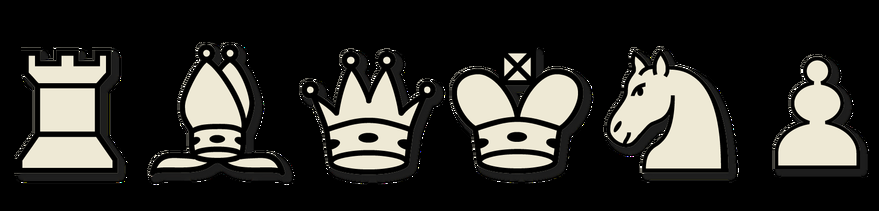
#> input picture soft/p1_primeri/primer1/figures.png, 879 x 211 px
$ jupyter execute --allow-errors ocr_projekat.ipynb   (shell and % lines are left out)   (Python 2 division)   (older library calls are emulated)
#> lines starting #> are read from the running program, lines starting #| are printed output that depends on the picture; after the words box and inside, x2 and y2 are one past the last pixel; in counts of white or black regions, pixels touching at a corner belong together
## OCR PROJEKAT

### Prepoznavanje sahovske table i sahovskih figura

[cell 1]
#import potrebnih biblioteka
import cv2
import collections
import numpy as np
import scipy as sc
import matplotlib.pyplot as plt

# k-means
from sklearn.cluster import KMeans

# keras
from keras.models import Sequential
from keras.layers.core import Dense,Activation
from keras.optimizers import SGD

import matplotlib.pylab as pylab
pylab.rcParams['figure.figsize'] = 16, 12 # za prikaz većih slika i plotova, zakomentarisati ako nije potrebno

#Funkcionalnost implementirana u V1
def load_image(path):
#> called with path = 'figures.png'
    return cv2.cvtColor(cv2.imread(path), cv2.COLOR_BGR2RGB)
def image_gray(image):
    return cv2.cvtColor(image, cv2.COLOR_RGB2GRAY)
#> returned value: shape (211, 879)
def image_bin(image_gs):
    ret,image_bin = cv2.threshold(image_gs, 127, 255, cv2.THRESH_BINARY)
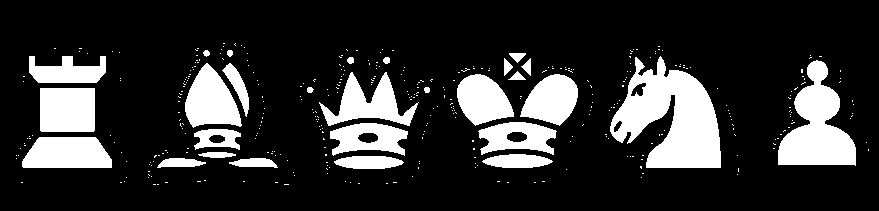
#> image_bin: shape (211, 879); 18.7% white; 384 white regions (356 under 20 px)
    return image_bin
def image_bin_adaptive(image_gs):
    image_bin = cv2.adaptiveThreshold(image_gs, 255, cv2.ADAPTIVE_THRESH_MEAN_C, cv2.THRESH_BINARY, 35, 10)
    return image_bin
def invert(image):
    return 255-image
def display_image(image, color= False):
    if color:
        plt.imshow(image)
    else:
        plt.imshow(image, 'gray')
def dilate(image):
    kernel = np.ones((3,3)) # strukturni element 3x3 blok
    return cv2.dilate(image, kernel, iterations=1)
def erode(image):
    kernel = np.ones((3,3)) # strukturni element 3x3 blok
    return cv2.erode(image, kernel, iterations=1)

#Funkcionalnost implementirana u V2
def resize_region(region):
    resized = cv2.resize(region,(28,28), interpolation = cv2.INTER_NEAREST)
    return resized
def scale_to_range(image):
    return image / 255
def matrix_to_vector(image):
    return image.flatten()
# [5 lines left out: function prepare_for_ann, not called in this run]
def convert_output(outputs):
    return np.eye(len(outputs))
def winner(output):
    return max(enumerate(output), key=lambda x: x[1])[0]

def remove_noise(binary_image):
    ret_val = binary_image

    return ret_val

[cell 2]
def select_roi(image_orig, image_bin):
    '''Oznaciti regione od interesa na originalnoj slici. (ROI = regions of interest)
        Za svaki region napraviti posebnu sliku dimenzija 28 x 28.
        Za označavanje regiona koristiti metodu cv2.boundingRect(contour).
        Kao povratnu vrednost vratiti originalnu sliku na kojoj su obeleženi regioni
        i niz slika koje predstavljaju regione sortirane po rastućoj vrednosti x ose
    '''
    img, contours, hierarchy = cv2.findContours(image_bin.copy(), cv2.RETR_EXTERNAL, cv2.CHAIN_APPROX_SIMPLE)
    regions = []
    props = []
    sizes = []
    for contour in contours:
        x,y,w,h = cv2.boundingRect(contour)
        region = image_bin[y:y+h+1,x:x+w+1];
        props.append((x, w*h, resize_region(region)))
        cv2.rectangle(image_orig,(x,y),(x+w,y+h),(0,255,0),2)

    props = sorted(props)

    #print [(y,x) for y,x,w,h,region in props]
    sizes = [size for x,size,region in props]
    regions = [region for x,size,region in props]

    return image_orig, regions, sizes

[cell 3]
img_train = load_image('figures.png')
img_train_bin = remove_noise(image_bin(image_gray(img_train)))
display_image(img_train_bin)

img, contours, hierarchy = cv2.findContours(img_train_bin, cv2.RETR_EXTERNAL, cv2.CHAIN_APPROX_SIMPLE)
#> contours = 384 contours, 356 with area under 20; largest, box (x1, y1, x2, y2) and area: (610, 56, 721, 168) 7240, (778, 60, 856, 166) 4322, (40, 88, 95, 132) 2321, (22, 137, 112, 168) 2299, (185, 63, 242, 128) 2248

img = img_train.copy()
cv2.drawContours(img, contours, -1, (255,0,0), 1)
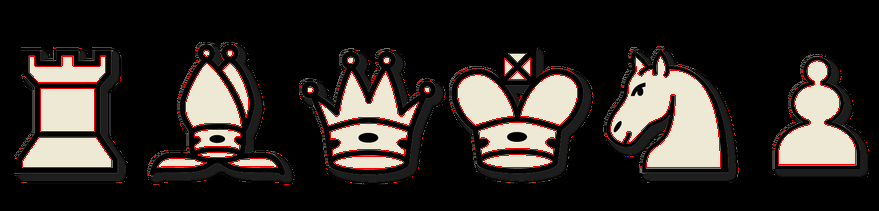
#> img: shape (211, 879, 3); mean R, G, B 49.3, 42.5, 39
plt.imshow(img)
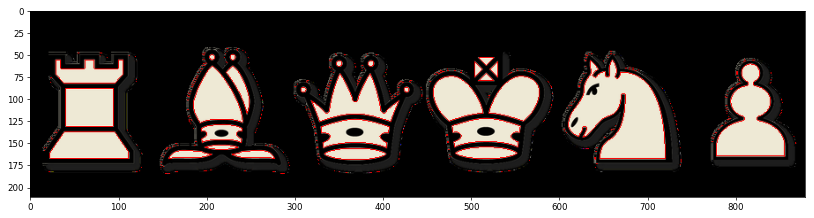
#> figure drawn by matplotlib, 1 panel

[cell 4]
# [23 lines left out: functions create_ann, train_ann, not called in this run]

[cell 5]
img_train = load_image('figures.png')
img_train_bin = remove_noise(image_bin(image_gray(img_train)))
#> (the rest of this cell did not finish here and is left out)

#> the loop in select_roi, `for contour in contours:` made 384 passes
#> (x, y, w, h, region) on passes 9, 16, 19: (350, 182, 1, 1, [[255, 0], [0, 0]]), (345, 181, 1, 1, [[255, 0], [0, 0]]), (124, 181, 1, 1, [[255, 0], [0, 0]])
#> pass 1, in resize_region, `resized = cv2.resize(region,(28,28), interpolation = cv2.INTER_NEAREST)`:
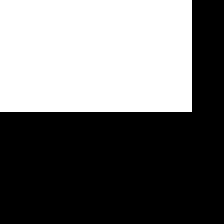
#> resized: shape (28, 28) (shown 8 times larger); 42.9% white; 1 white region, box (x1, y1, x2, y2) and area: (0, 0, 24, 14) 336
#> after the loop in select_roi, `for contour in contours:`:
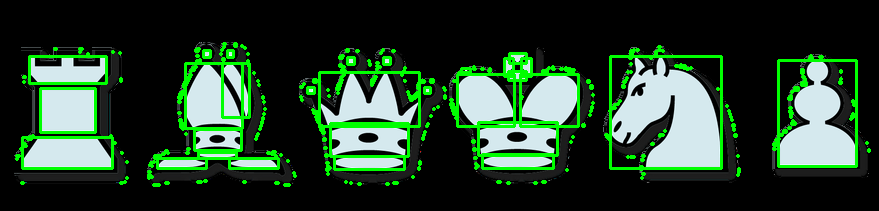
#> image_orig: shape (211, 879, 3); mean of channels 0, 1, 2 43.3, 64.8, 38.9; drawn as B, G, R
#> after the loop in select_roi, `for contour in contours:`: props = 384 items

inputs = prepare_for_ann(shapes)
alphabet = ['top', 'lovac', 'kraljica', 'kralj', 'skakac', 'pion']
outputs = convert_output(alphabet)
ann = create_ann()
ann = train_ann(ann, inputs, outputs)

[cell 6]
# [30 lines left out: function display_result, not called in this run]

[cell 7]
img_test = load_image('primer1_test.jpg')
#> call 3 of load_image, with path = 'primer1_test.jpg'
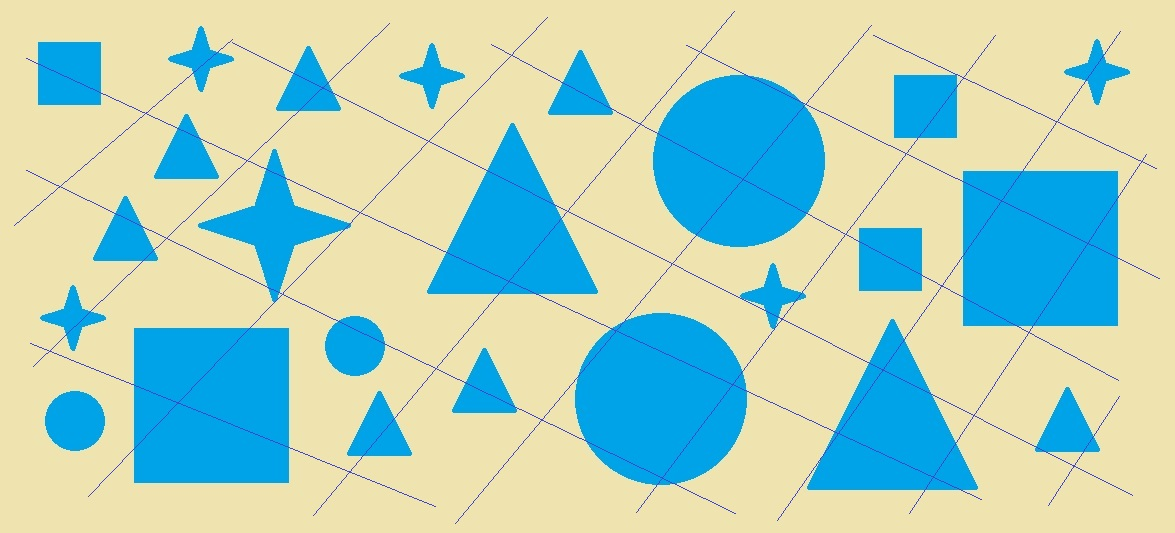
#> input picture soft/p1_primeri/primer1/primer1_test.jpg, 1175 x 533 px
img_test_bin = remove_noise(image_bin(image_gray(img_test)))
#> in image_gray (call 3), `return cv2.cvtColor(image, cv2.COLOR_RGB2GRAY)`:
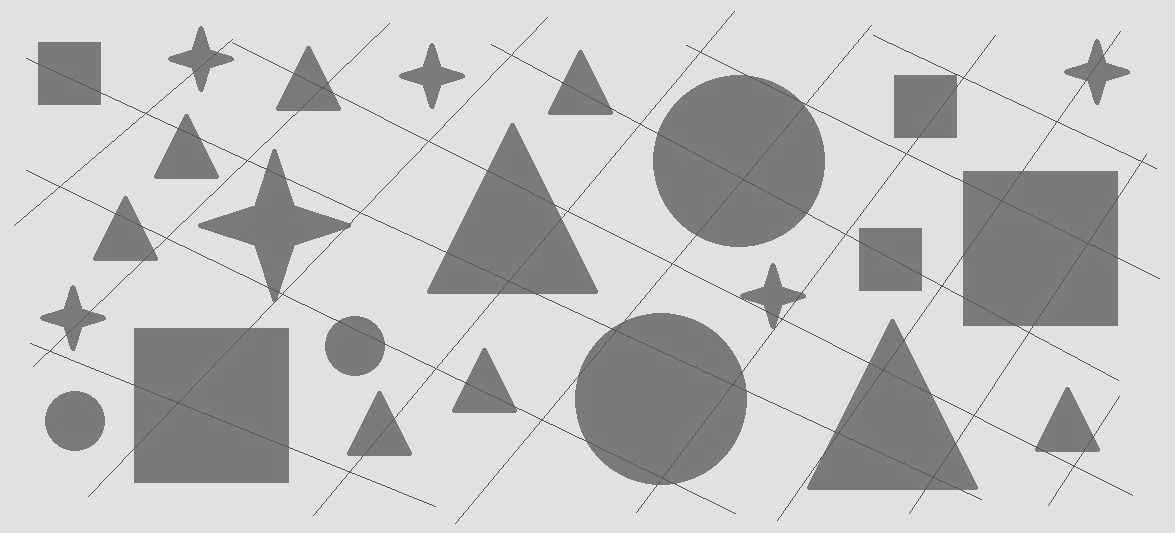
#> returned value: shape (533, 1175); min 76, max 238, mean 195.4
#> in image_bin (call 3), `ret,image_bin = cv2.threshold(image_gs, 127, 255, cv2.THRESH_BINARY)`:
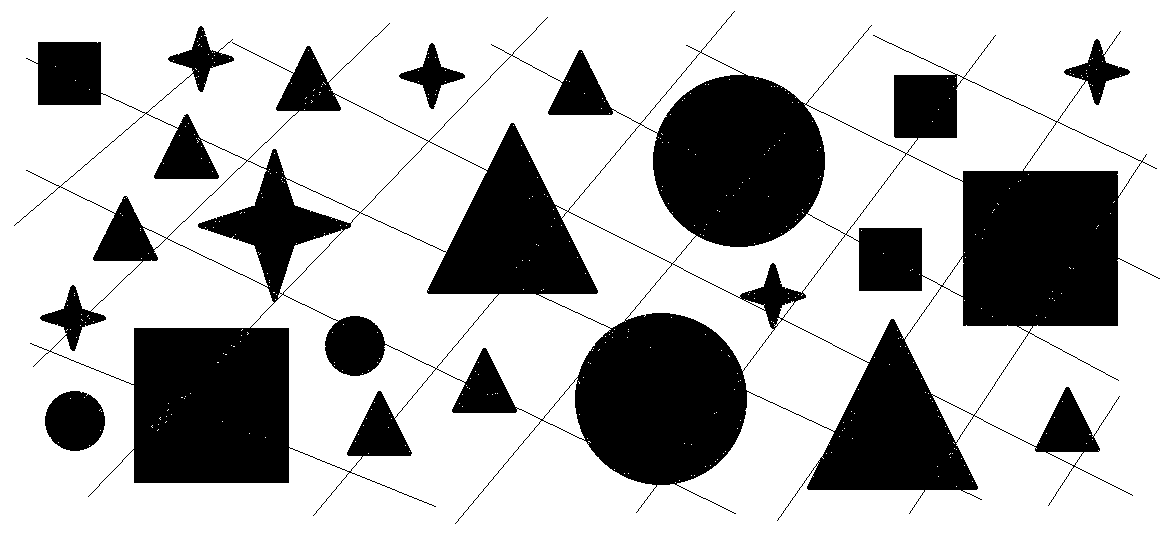
#> image_bin: shape (533, 1175); 71.8% white; 3 black regions, box (x1, y1, x2, y2) and area: (14, 11, 1160, 524) 172286, (45, 391, 105, 451) 2809, (399, 43, 465, 109) 1390

display_image(img_test_bin)
sel_img_test, shapes, sizes = select_roi(img_test.copy(), img_test_bin)
#> in select_roi (call 2), `img, contours, hierarchy = cv2.findContours(image_bin.copy(), cv2.RETR..`: contours = [[[0, 0], [0, 532], [1174, 532], [1174, 0]]]
#> the loop in select_roi (call 2), `for contour in contours:` made 1 pass
#> (contour, x, y, w, h) on pass 1: ([[0, 0], [0, 532], [1174, 532], [1174, 0]], 0, 0, 1175, 533)
#> pass 1, in resize_region (call 385), `resized = cv2.resize(region,(28,28), interpolation = cv2.INTER_NEAREST)`:
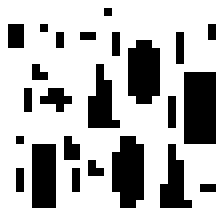
#> resized: shape (28, 28) (shown 8 times larger); 73.2% white; 24 black regions (20 under 20 px), largest, box (x1, y1, x2, y2) and area: (23, 9, 27, 18) 36, (14, 17, 18, 26) 30, (16, 5, 20, 13) 28, (4, 18, 7, 26) 24
#> after the loop in select_roi (call 2), `for contour in contours:`:
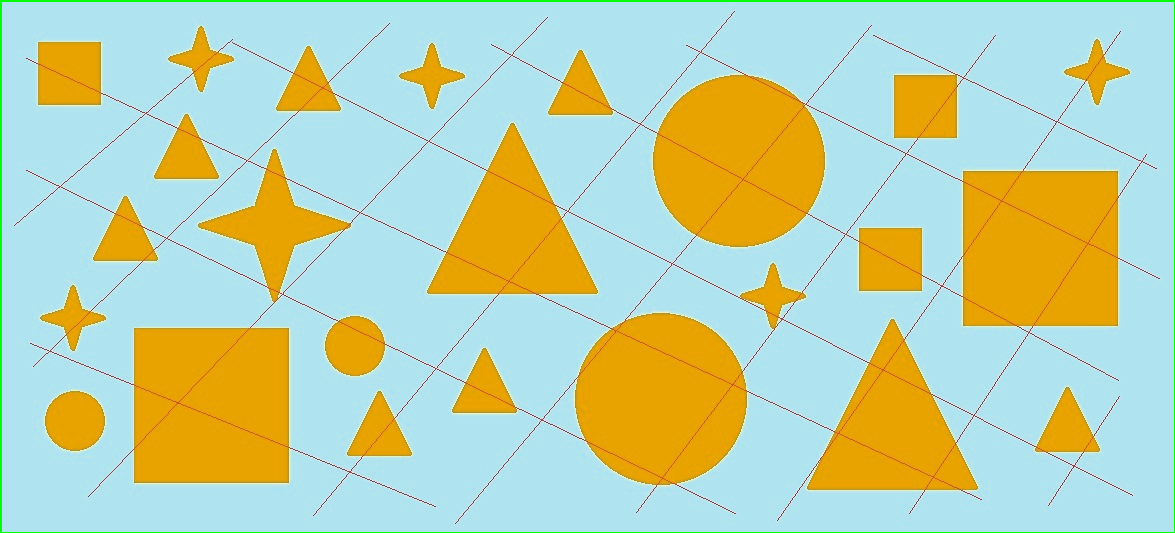
#> image_orig: shape (533, 1175, 3); mean of channels 0, 1, 2 170.4, 208.1, 189.5; drawn as B, G, R
#> after the loop in select_roi (call 2), `for contour in contours:`: props = 1 item
#> in select_roi (call 2), `sizes = [size for x,size,region in props]`: sizes = [626275]
#> in select_roi (call 2), `regions = [region for x,size,region in props]`: regions = 1 item
#> shapes = 1 item; sizes = [626275]

sizes = np.array(sizes).reshape(len(sizes), 1)
k_means_test = KMeans(n_clusters=2, max_iter=2000, tol=0.00001, n_init=10)
#> (the rest of this cell did not finish here and is left out)
